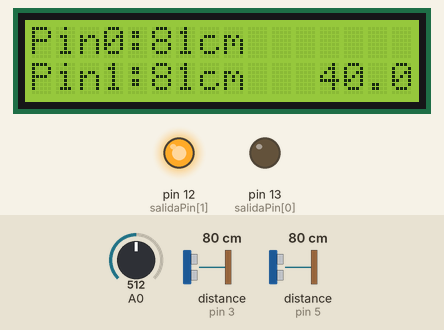
This sketch was run on a simulated Arduino Uno, built with avr-gcc and run on an emulated ATmega328P. On the bench: 16×2 character LCD, output pins drawn as LEDs (lit = HIGH). Dashed ring = blinking. The inputs (shaded band) are chosen by the test bench; at power-on: distance to the obstacle (sensors on pin 3, pin 5) 80 cm, A0 = 512. The echo pulse lasts 58.3 µs per cm; what the sketch prints to the serial monitor is not drawn.

Above: at 1.7 s.
1.8 s: distance to the obstacle (sensor on pin 3) set to 62 cm
At 4.13 s:
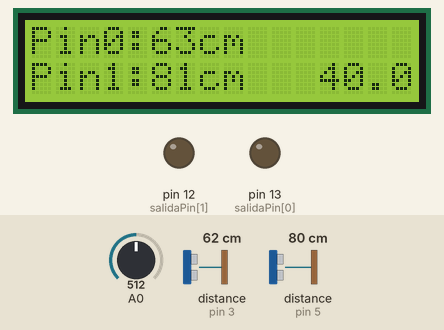
5.4 s: distance to the obstacle (sensor on pin 3) set to 54 cm
At 7.13 s:
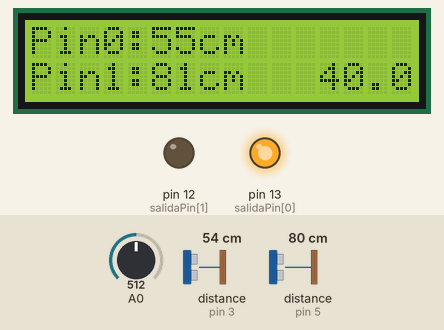
8.3 s: distance to the obstacle (sensor on pin 5) set to 44 cm
At 9.48 s:
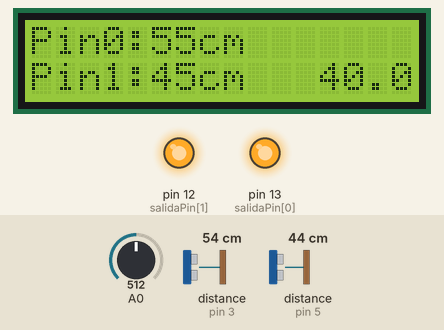
10.7 s: distance to the obstacle (sensor on pin 5) set to 37 cm
At 12.13 s:
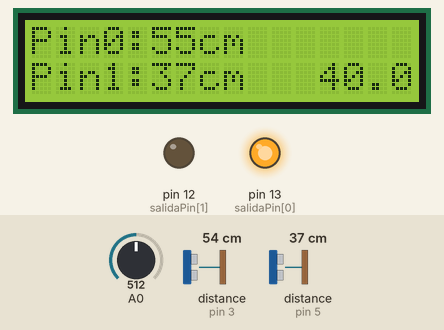
12.7 s: A0 set to 484
At 14.14 s:
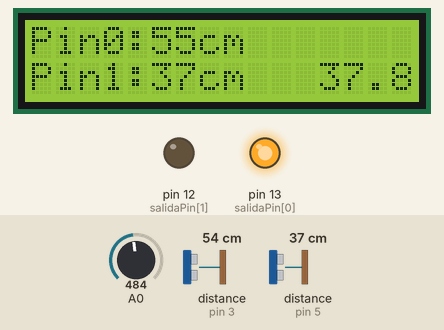
14.7 s: A0 set to 456
At 16.14 s:
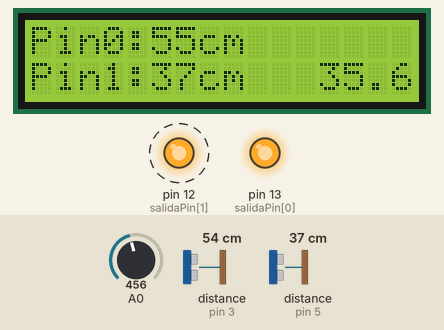
Timing chart, 0 to 17.7 s (numbered marks = the images above; inputs shaded):
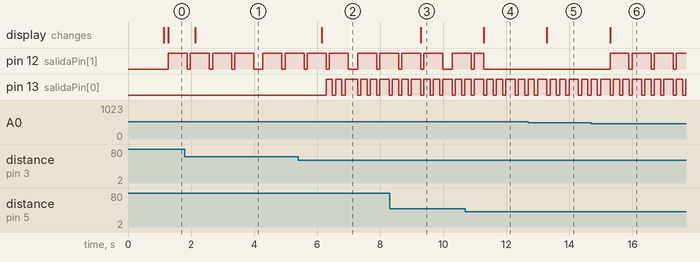

Measured:
- the behaviour switches between 59 and 58 cm on distance to the obstacle (sensor on pin 3) (found by bisection; images 1 and 2)
- the behaviour switches between 40 and 39 cm on distance to the obstacle (sensor on pin 5) (found by bisection; images 3 and 4)
- the behaviour switches between 474 and 473 on A0 (found by bisection; images 5 and 6)
- after the input at 1.8 s, the display: changes after 0.34 s (image 1)
- after the input at 5.4 s, pin 13 (salidaPin[0]): LOW → HIGH after 0.88 s, → LOW 0.20 s later, → HIGH 0.10 s later, → LOW 0.20 s later, … (12 changes in this stretch); the display: changes after 0.74 s (image 2)
- after the input at 8.3 s, the display: changes after 0.99 s (image 3)
- after the input at 10.7 s, the display: changes after 0.58 s (image 4)
- after the input at 12.7 s, the display: changes after 0.59 s (image 5)
- after the input at 14.7 s, pin 12 (salidaPin[1]): alternates HIGH for 0.60 s and LOW for 0.10 s, starting after 0.59 s; the display: changes after 0.59 s (image 6)

The sketch:

SensorYVibracion.ino
```cpp
#include <NewPing.h>
#include <Wire.h>  // Libreria de comunicacion I2C/TWI de Arduino IDE
#include <LiquidCrystal_I2C.h>  // Libreria LCD-I2C de fmalpartida

#define tot 3 // total
#define usa 2
#define MAX_DISTANCE 200

LiquidCrystal_I2C lcd(0x27, 2, 1, 0, 4, 5, 6, 7, 3, POSITIVE);

//int triggerPin[tot] = {2,4,7};
//int echoPin[tot] = {3,5,6};
int salidaPin[tot]={13,12,11}; // Puertos usados para cada salida
int salidaEstado[tot] = {LOW,LOW,LOW};
int calibraPin[tot] = {-1,0,-1};
unsigned long duracion[tot] = {0,0,0};
unsigned long ultimoMillis[tot] = {0,0,0};
unsigned long ultimoMillisSonar[tot] = {0,0,0};
unsigned long espacio = 100; // espacio entre pulsos

NewPing sonar[tot] = {NewPing(2,3,MAX_DISTANCE),NewPing(4,5,MAX_DISTANCE),NewPing(7,6,MAX_DISTANCE)};
bool sonarInverso[tot] = {false,true,false};

//int triggerPinActual;
//int echoPinActual;
bool sonarInversoActual;
int salidaPinActual;
int salidaEstadoActual;
int calibraPinActual;
unsigned long anteriorMillis;
unsigned long anteriorMillisSonar;
unsigned long duracionActual;
unsigned long delaySonar = 1000;

void setup() {
  for(int i=0; i < usa; i++){ // Inicializando pines digitales a usar como salida
    pinMode(salidaPin[i],OUTPUT);
    //NewPing sonarActual(triggerPinActual, echoPinActual, MAX_DISTANCE);
    //sonar[i] = sonarActual;
  }
  Serial.begin(9600);
  lcd.begin(16,2);
  lcd.backlight();
}

void loop() {
  unsigned long currentMillis = millis();
  //lcd.clear();

  for(int i=0; i < usa; i++){
    //triggerPinActual = triggerPin[i];
    //echoPinActual = echoPin[i];
    salidaPinActual = salidaPin[i];
    anteriorMillis = ultimoMillis[i];
    anteriorMillisSonar = ultimoMillisSonar[i];
    duracionActual = duracion[i];
    salidaEstadoActual = salidaEstado[i];

    NewPing sonarActual = sonar[i];
    sonarInversoActual = sonarInverso[i];

    if(currentMillis - anteriorMillisSonar > delaySonar){
      ultimoMillisSonar[i] = currentMillis;
      int uS = sonarActual.ping_median();
      int distancia = uS / US_ROUNDTRIP_CM;
      Serial.print("Distancia Pin");Serial.print(i);Serial.print(":");
      Serial.print(distancia);Serial.println("cm");

      lcd.setCursor(0,i);
      lcd.print("Pin");lcd.print(i);lcd.print(":");
      lcd.print(distancia);lcd.println("cm");

      float distanciaMaxima = 80;
      calibraPinActual = calibraPin[i];

      if(calibraPinActual >= 0){
        float pot = analogRead(calibraPinActual);
        Serial.print("A");Serial.print(calibraPinActual);Serial.print(":");Serial.print(pot);Serial.println("");
        float factor = pot/1024;
        Serial.print("Factor:");Serial.print(factor);Serial.println("");
        distanciaMaxima = distanciaMaxima*(factor);
        lcd.setCursor(12,i);
        lcd.print(distanciaMaxima);lcd.println("cm");
        Serial.print("dMax");Serial.print(":");Serial.print(distanciaMaxima);Serial.println("cm");
      }

      if(!sonarInversoActual){ // detecta presencia
        if( distancia > 0 && distancia < 10 ){
          duracion[i] = 1500;
        }else if( distancia >=10 && distancia < 30 ){
          duracion[i] = 600;
        }else if( distancia >=30 && distancia < 60 ){
          duracion[i] = 200;
        }else{
          duracion[i] = 0;
        }
      }else{ // detecta ausencia

        if(distancia>=0 && distancia < distanciaMaxima){
          duracion[i] = 0;
        }else{
          duracion[i] = 600;
        }
      }
    }

    if(salidaEstadoActual == LOW){
      if(currentMillis - anteriorMillis > espacio && duracionActual > 0) {
        ultimoMillis[i] = currentMillis;
        salidaEstadoActual = HIGH;
        salidaEstado[i] = salidaEstadoActual;
        digitalWrite(salidaPinActual, salidaEstadoActual);
      }
    }else{
      if(currentMillis - anteriorMillis > duracionActual) {
        ultimoMillis[i] = currentMillis;
        salidaEstadoActual = LOW;
        salidaEstado[i] = salidaEstadoActual;
        digitalWrite(salidaPinActual, salidaEstadoActual);
      }
    }
  }
}
```
